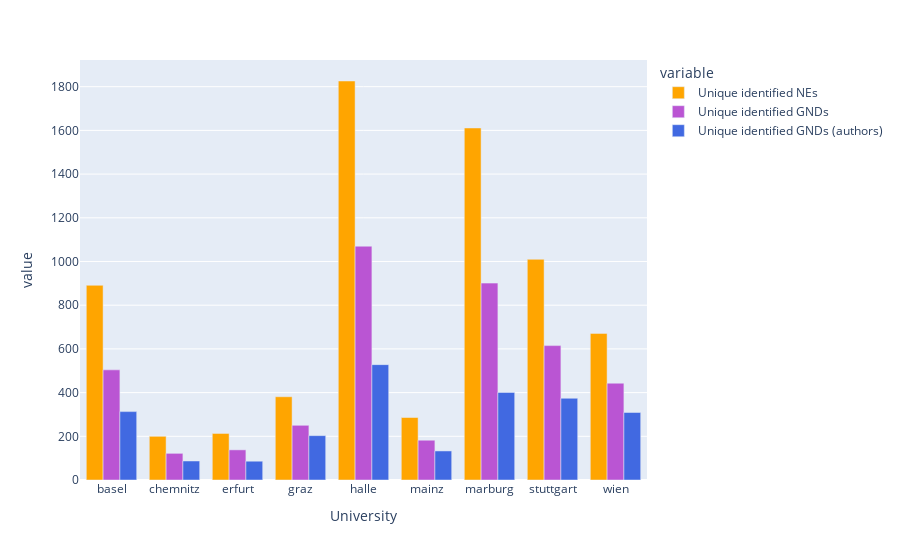

The cell this chart's notebook holds for it:
### Code cell
#result_sorted = result.sort_values(by="Unique identified NEs", ascending=False)
fig = px.bar(result, x="University", y=["Unique identified NEs", "Unique identified GNDs", "Unique identified GNDs (authors)"],
            barmode="group", color_discrete_sequence=["orange", "mediumorchid", "royalblue"])
fig.show()

### Figure 1 — Plotly figure (JSON) as saved in the notebook; plotly's stock layout.template omitted (floating-point values rounded to 4 significant figures)
{"data": [{"alignmentgroup": "True", "hovertemplate": "variable=Unique identified NEs<br>University=%{x}<br>value=%{y}<extra></extra>", "legendgroup": "Unique identified NEs", "marker": {"color": "orange", "pattern": {"shape": ""}}, "name": "Unique identified NEs", "offsetgroup": "Unique identified NEs", "orientation": "v", "showlegend": true, "textposition": "auto", "type": "bar", "x": ["basel", "chemnitz", "erfurt", "graz", "halle", "mainz", "marburg", "stuttgart", "wien"], "xaxis": "x", "y": [891, 200, 213, 381, 1826, 286, 1611, 1010, 671], "yaxis": "y"}, {"alignmentgroup": "True", "hovertemplate": "variable=Unique identified GNDs<br>University=%{x}<br>value=%{y}<extra></extra>", "legendgroup": "Unique identified GNDs", "marker": {"color": "mediumorchid", "pattern": {"shape": ""}}, "name": "Unique identified GNDs", "offsetgroup": "Unique identified GNDs", "orientation": "v", "showlegend": true, "textposition": "auto", "type": "bar", "x": ["basel", "chemnitz", "erfurt", "graz", "halle", "mainz", "marburg", "stuttgart", "wien"], "xaxis": "x", "y": [504, 122, 138, 250, 1070, 182, 901, 615, 443], "yaxis": "y"}, {"alignmentgroup": "True", "hovertemplate": "variable=Unique identified GNDs (authors)<br>University=%{x}<br>value=%{y}<extra></extra>", "legendgroup": "Unique identified GNDs (authors)", "marker": {"color": "royalblue", "pattern": {"shape": ""}}, "name": "Unique identified GNDs (authors)", "offsetgroup": "Unique identified GNDs (authors)", "orientation": "v", "showlegend": true, "textposition": "auto", "type": "bar", "x": ["basel", "chemnitz", "erfurt", "graz", "halle", "mainz", "marburg", "stuttgart", "wien"], "xaxis": "x", "y": [313, 87, 86, 203, 528, 133, 401, 374, 309], "yaxis": "y"}], "layout": {"barmode": "group", "legend": {"title": {"text": "variable"}, "tracegroupgap": 0}, "margin": {"t": 60}, "xaxis": {"anchor": "y", "domain": [0, 1], "title": {"text": "University"}}, "yaxis": {"anchor": "x", "domain": [0, 1], "title": {"text": "value"}}}}
